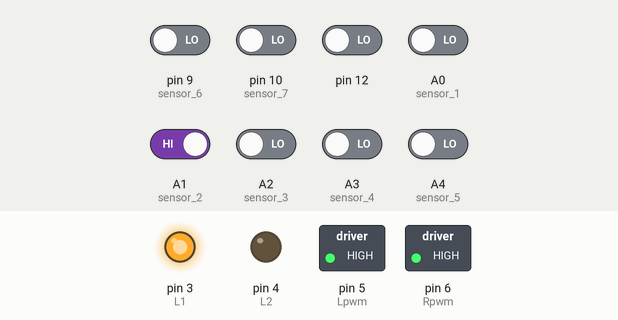
A sketch run on a simulated Arduino Uno, built with avr-gcc and run on an emulated ATmega328P. Parts: switched loads named in the sketch (green lamp = pin HIGH), output pins drawn as LEDs (lit = HIGH). Wiring (inferred from the names in the program): IR receiver: data A5. Inputs (shaded band) come from the test bench; at power-on: A1 (sensor_2) HIGH, A0 (sensor_1), A2 (sensor_3), A3 (sensor_4), A4 (sensor_5), pin 9 (sensor_6), pin 10 (sensor_7), pin 12 LOW. Pins used as bus, display or sensor lines are not drawn.

Above: at 1.4 s.
1.5 s: pin 12 driven HIGH
At 1.8 s:
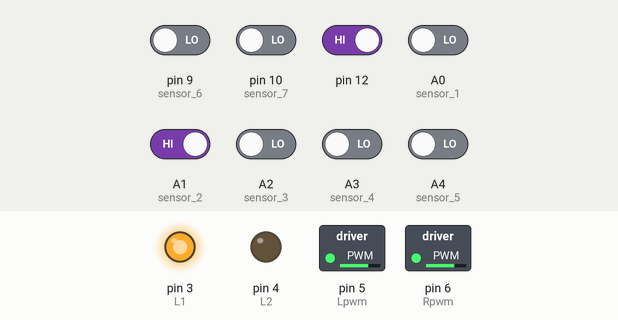
3.0 s: A0 (sensor_1) driven HIGH
At 4.2 s:
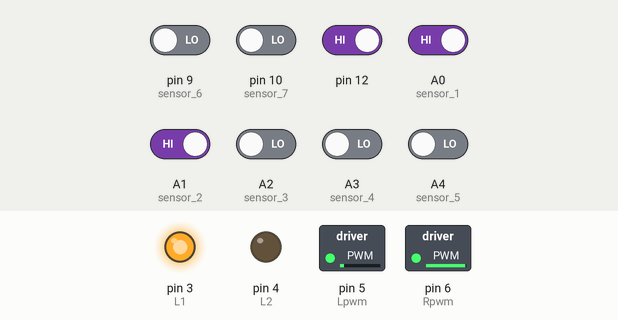
4.5 s: pin 9 (sensor_6) driven HIGH
At 5.3 s:
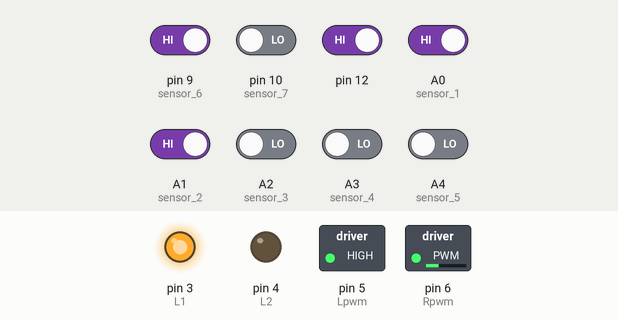
6.0 s: pin 9 (sensor_6) driven LOW
At 6.5 s:
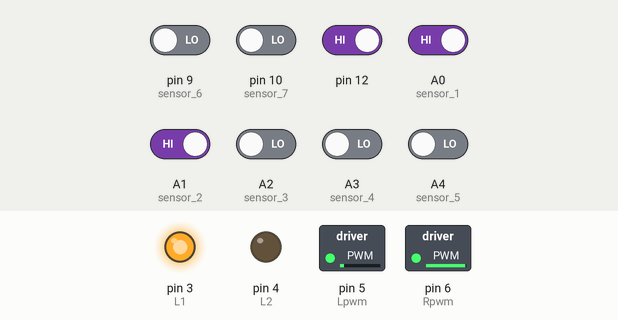
7.5 s: pin 10 (sensor_7) driven HIGH
At 8.8 s:
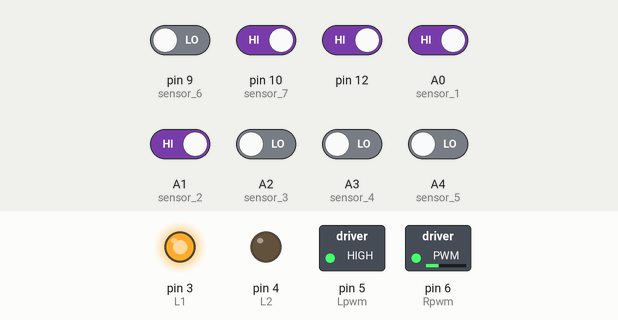
Timing chart, 0 to 10.0 s (numbered marks = the images above; inputs shaded):
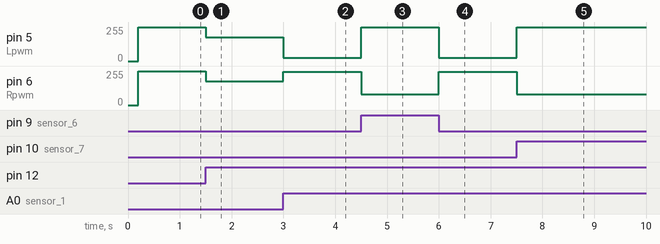

The sketch:

final_code_mandak2.ino
```cpp
float Kp=10,Ki=0,Kd=0;//80
float error=0, P=0, I=0, D=0, PID_value=0;
float previous_error=0;
int sensor[6]={0, 0, 0, 0, 0, 0};
int initial_motor_speed=255;
int hard_flag=0;
int count=0;
int zone1_flag=1;
int flag=0;

void read_sensor_values(void);
void calculate_pid(void);
void motor_control(void);
void run(char w, char d);
void check_tsop(void);
void zone1(void);
void motor_speed(int l, int r);
void linefollow_sh(void);
void linefollow1();
void linefollow();
void stop_motor();

int L1 = 3; //Left Motor Pin 1 +ve fwd
int L2 = 4; //Left Motor Pin 2 -ve bckwd
int R1 = 7; //Right Motor Pin 1 +ve fwd
int R2 = 8; //Right Motor Pin 2 -ve bckwd

int Lpwm = 5; //PWM Pin 1 Left motor
int Rpwm = 6; //PWM Pin 2 Right motor

int tsop = 0;
int s1,s2,s3,s4,s5,s6,s7,sT;
int leftmotorP=3;
int leftmotorN=4;
int rightmotorN=7;
int rightmotorP=8;
int pwmL=5;
int pwmR=6;

void run(char w, char d)
{
   if(w=='r'&&d=='f'){
            digitalWrite(R1,LOW);
            digitalWrite(R2,HIGH);
   }
  else if(w=='l'&&d=='f'){
            digitalWrite(L1,HIGH);
            digitalWrite(L2,LOW);
  }
  else if (w=='r'&&d=='b'){
            digitalWrite(R2,LOW);
            digitalWrite(R1,HIGH);
  }
  else if (w=='l'&&d=='b'){
            digitalWrite(L2,HIGH);
            digitalWrite(L1,LOW);
        }
}

void motor_speed(int l, int r)
{
    analogWrite(Lpwm,l);   //Left Motor Speed
    analogWrite(Rpwm,r);  //Right Motor Speed
}

void setup()
{
 pinMode(Lpwm,OUTPUT);
 pinMode(Rpwm,OUTPUT);
 pinMode(L1,OUTPUT);
 pinMode(L2,OUTPUT);
 pinMode(R1,OUTPUT);
 pinMode(R2,OUTPUT);
 pinMode(12,INPUT);
 pinMode(9,INPUT);
 pinMode(10,INPUT);

  pinMode(A0,INPUT); //sensor 1 //9
  pinMode(A1,INPUT); //sensor 2 //10
  pinMode(A2,INPUT); //sensor 3 //11
  pinMode(A3,INPUT); //sensor 4 //12
  pinMode(A4,INPUT); //sensor 5 //13
  pinMode(9,INPUT); //sensor 6
  pinMode(10,INPUT); //sensor 7
  pinMode(leftmotorP,OUTPUT);
  pinMode(leftmotorN,OUTPUT);
  pinMode(rightmotorP,OUTPUT);
  pinMode(rightmotorN,OUTPUT);
  pinMode(A5,INPUT);  // Tsop Sensor
  pinMode(pwmL,OUTPUT);
  pinMode(pwmR,OUTPUT);
  delay(200);

  run('l','f');
  run('r','f');

}

void loop()
{
  if(digitalRead(12)==1){
    initial_motor_speed=180;
  }
    linefollow_sh();
}

void zone1(void)
{
  s1=digitalRead(A0);
  s2=digitalRead(A1);
  s3=digitalRead(A2);
  s4=digitalRead(A3);
  s5=digitalRead(A4);
  s6=digitalRead(9);
  s7=digitalRead(10);
  sT=digitalRead(A5);
  //Serial.println(sT);
  if(sT==1)
    linefollow();
  if(sT==0) {
    // Serial.println(sT);
    analogWrite(pwmL,200*255/200);
    digitalWrite(leftmotorP,LOW);
    digitalWrite(leftmotorN,HIGH);
    analogWrite(pwmR,200*255/200);
    digitalWrite(rightmotorP,LOW);
    digitalWrite(rightmotorN,HIGH);
    delay(100);                            // delay of coming back
    analogWrite(pwmL,200*255/200);
    digitalWrite(leftmotorP,LOW);
    digitalWrite(leftmotorN,HIGH);
    analogWrite(pwmR,200*255/200);
    digitalWrite(rightmotorP,HIGH);
    digitalWrite(rightmotorN,LOW);
    delay(200);
    s1=digitalRead(A0);
    s2=digitalRead(A1);
    s3=digitalRead(A2);
    s4=digitalRead(A3);
    s5=digitalRead(A4);
    s6=digitalRead(9);
    s7=digitalRead(10);
    sT=digitalRead(A5);
    while( (s7==1)||(s6==1)||(s5==1)) {
      s1=digitalRead(A0);
      s2=digitalRead(A1);
      s3=digitalRead(A2);
      s4=digitalRead(A3);
      s5=digitalRead(A4);
      s6=digitalRead(9);
      s7=digitalRead(10);
      sT=digitalRead(A5);
    analogWrite(pwmL,200*255/200);
    digitalWrite(leftmotorP,LOW);
    digitalWrite(leftmotorN,HIGH);
    analogWrite(pwmR,200*255/200);
    digitalWrite(rightmotorP,HIGH);
    digitalWrite(rightmotorN,LOW);
    }
    linefollow1();
  }

}

void linefollow_sh()
{
    check_tsop();
    read_sensor_values();
    calculate_pid();
    motor_control();
}

void stop_motor()
{
    digitalWrite(R2,LOW);
    digitalWrite(R1,LOW);
    digitalWrite(L2,LOW);
    digitalWrite(L1,LOW);
}
void check_tsop()
{
  tsop = digitalRead(A5);
  if (tsop==0){
    stop_motor();
    delay(1000);
    run('l','b');
    run('r','b');
    motor_speed(120,120);

    delay(1000);
    run('l','f');
    run('r','b');
    motor_speed(120,120);
    delay(500);
    while(sensor[0]!=0||sensor[1]!=0||sensor[2]!=0){
      read_sensor_values();
    }
    stop_motor();
    delay(1000);
    run('l','f');
    run('r','f');
    flag+=1;

  }
}

void read_sensor_values()
{
  sensor[0]=digitalRead(A0);// Left most
  sensor[1]=digitalRead(A1);
  sensor[2]=digitalRead(A2);
  sensor[3]=digitalRead(A3);
  sensor[4]=digitalRead(A4);
  sensor[5]=digitalRead(9);
  sensor[6]=digitalRead(10);// Right most
  hard_flag=0;

  if((sensor[0]==1)&&(sensor[1]==1)&&(sensor[2]==1)&&(sensor[3]==1)&&(sensor[4]==1)&&(sensor[5]==1)&&(sensor[6]==0)){error=6;hard_flag=1;}
  //else if((sensor[0]==1)&&(sensor[1]==1)&&(sensor[2]==1)&&(sensor[3]==0)&&(sensor[4]==0)&&(sensor[5]==0)&&(sensor[6]==0)){error=20;}
  else if((sensor[0]==1)&&(sensor[1]==1)&&(sensor[2]==1)&&(sensor[3]==1)&&(sensor[4]==1)&&(sensor[5]==0)&&(sensor[6]==0)){error=4;hard_flag=1;}

  else if((sensor[0]==1)&&(sensor[1]==1)&&(sensor[2]==1)&&(sensor[3]==0)&&(sensor[4]==0)&&(sensor[5]==0)&&(sensor[6]==0)){error=10;hard_flag=1;}
  else if((sensor[0]==1)&&(sensor[1]==1)&&(sensor[2]==0)&&(sensor[3]==0)&&(sensor[4]==0)&&(sensor[5]==0)&&(sensor[6]==0)){error=10;hard_flag=1;}
  else if((sensor[0]==1)&&(sensor[1]==0)&&(sensor[2]==0)&&(sensor[3]==0)&&(sensor[4]==0)&&(sensor[5]==0)&&(sensor[6]==0)){error=10;hard_flag=1;}

  else if((sensor[0]==1)&&(sensor[1]==1)&&(sensor[2]==1)&&(sensor[3]==1)&&(sensor[4]==0)&&(sensor[5]==0)&&(sensor[6]==0)){error=3;}
  else if((sensor[0]==1)&&(sensor[1]==1)&&(sensor[2]==1)&&(sensor[3]==1)&&(sensor[4]==0)&&(sensor[5]==0)&&(sensor[6]==1)){error=2;}
  else if((sensor[0]==1)&&(sensor[1]==1)&&(sensor[2]==1)&&(sensor[3]==0)&&(sensor[4]==0)&&(sensor[5]==1)&&(sensor[6]==1)){error=0;}
  else if((sensor[0]==1)&&(sensor[1]==1)&&(sensor[2]==0)&&(sensor[3]==0)&&(sensor[4]==0)&&(sensor[5]==1)&&(sensor[6]==1)){error=0;}
  else if((sensor[0]==1)&&(sensor[1]==1)&&(sensor[2]==0)&&(sensor[3]==0)&&(sensor[4]==1)&&(sensor[5]==1)&&(sensor[6]==1)){error=0;}
  else if((sensor[0]==1)&&(sensor[1]==0)&&(sensor[2]==0)&&(sensor[3]==1)&&(sensor[4]==1)&&(sensor[5]==1)&&(sensor[6]==1)){error=-2;}
  else if((sensor[0]==0)&&(sensor[1]==0)&&(sensor[2]==0)&&(sensor[3]==1)&&(sensor[4]==1)&&(sensor[5]==1)&&(sensor[6]==1)){error=-3;}

  else if((sensor[0]==0)&&(sensor[1]==0)&&(sensor[2]==0)&&(sensor[3]==0)&&(sensor[4]==1)&&(sensor[5]==1)&&(sensor[6]==1)){error=-10;hard_flag=1;}
  else if((sensor[0]==0)&&(sensor[1]==0)&&(sensor[2]==0)&&(sensor[3]==0)&&(sensor[4]==0)&&(sensor[5]==1)&&(sensor[6]==1)){error=-10;hard_flag=1;}
  else if((sensor[0]==0)&&(sensor[1]==0)&&(sensor[2]==0)&&(sensor[3]==0)&&(sensor[4]==0)&&(sensor[5]==0)&&(sensor[6]==1)){error=-10;hard_flag=1;}

  else if((sensor[0]==0)&&(sensor[1]==0)&&(sensor[2]==1)&&(sensor[3]==1)&&(sensor[4]==1)&&(sensor[5]==1)&&(sensor[6]==1)){error=-4;hard_flag=1;}
  //else if((sensor[0]==0)&&(sensor[1]==0)&&(sensor[2]==0)&&(sensor[3]==0)&&(sensor[4]==1)&&(sensor[5]==1)&&(sensor[6]==1)){error=-20;}
  else if((sensor[0]==0)&&(sensor[1]==1)&&(sensor[2]==1)&&(sensor[3]==1)&&(sensor[4]==1)&&(sensor[5]==1)&&(sensor[6]==1)){error=-6;hard_flag=1;}
  else if((sensor[0]==1)&&(sensor[1]==1)&&(sensor[2]==1)&&(sensor[3]==1)&&(sensor[4]==1)&&(sensor[5]==1)&&(sensor[6]==1)){
    hard_flag=1;
    if(previous_error>0){error=10;}
    else if(previous_error<0){error=-10;}
  }

}

void calculate_pid()
{
    P = error;
    I = I + error;
    D = error-previous_error;

    PID_value = (Kp*P) + (Ki*I) + (Kd*D);

    previous_error=error;

}

void motor_control()
{
    // Calculating the effective motor speed:
    int left_motor_speed = initial_motor_speed+PID_value;
    int right_motor_speed = initial_motor_speed-PID_value;

    // The motor speed should not exceed the max PWM value
    // Not happening. Why???
    /*
    constrain(left_motor_speed,0,255);
    constrain(right_motor_speed,0,255);
    */
    if (hard_flag==0){
      if (left_motor_speed>255){left_motor_speed=255;}
      if (right_motor_speed>255){right_motor_speed=255;}
      if (left_motor_speed<0){left_motor_speed=0;}
      if (right_motor_speed<0){right_motor_speed=0;}
      run('l','f');
      run('r','f');
    }
    else if (hard_flag==1){
      if(left_motor_speed>255){right_motor_speed = (Kp)*(left_motor_speed - 255);run('l','f');run('r','b');}
      else if(right_motor_speed>255){left_motor_speed = (Kp)*(right_motor_speed -255);run('r','f');run('l','b');}

    }


    motor_speed(left_motor_speed, right_motor_speed);

}


// line follow function
void linefollow() {
  while(1) {
    s1=digitalRead(A0);
    s2=digitalRead(A1);
    s3=digitalRead(A2);
    s4=digitalRead(A3);
    s5=digitalRead(A4);
    s6=digitalRead(9);
    s7=digitalRead(10);
    //move straight
    if(((s1==1)&&(s2==1)&&(s3==1)&&(s4==0)&&(s5==1)&&(s6==1)&&(s7==1))||((s1==1)&&(s2==1)&&(s3==0)&&(s4==0)&&(s5==0)&&(s6==1)&&(s7==1))) {
      // Serial.println("straight");
      analogWrite(pwmL,200*255/200);
      digitalWrite(leftmotorP,HIGH);
      digitalWrite(leftmotorN,LOW);
      analogWrite(pwmR,200*255/200);
      digitalWrite(rightmotorP,HIGH);
      digitalWrite(rightmotorN,LOW);
    }
    if((s2==0)&&(s3==0)&&(s4==0)&&(s5==0)&&(s6==0)) {///////////// T junction//////////////
      // Serial.println("T");
      //turn Right
      analogWrite(pwmL,200*255/200);
      digitalWrite(leftmotorP,HIGH);
      digitalWrite(leftmotorN,LOW);
      analogWrite(pwmR,0*255/200);
      digitalWrite(rightmotorP,HIGH);
      digitalWrite(rightmotorN,LOW);

      delay(100);

    }
    //move soft right
    if((s1==1)&&(s2==1)&&(s3==1)&&(s4==0)&&(s5==0)&&(s6==1)&&(s7==1)) {
      // Serial.println("s right");
      analogWrite(pwmL,200*255/200);
      digitalWrite(leftmotorP,HIGH);
      digitalWrite(leftmotorN,LOW);
      analogWrite(pwmR,150*255/200);
      digitalWrite(rightmotorP,HIGH);
      digitalWrite(rightmotorN,LOW);
    }
    //move right
    if((s1==1)&&(s2==1)&&(s3==1)&&(s5==0)&&(s6==0)&&(s7==1)) {
      //  Serial.println("right");
      analogWrite(pwmL,200*255/200);
      digitalWrite(leftmotorP,HIGH);
      digitalWrite(leftmotorN,LOW);
      analogWrite(pwmR,100*255/200);
      digitalWrite(rightmotorP,HIGH);
      digitalWrite(rightmotorN,LOW);
    }
    //right at cross
    if((s1==1)&&(s4==0)&&(s5==0)&&(s6==0)&&(s7==0)) {
      analogWrite(pwmL,200*255/200);
      digitalWrite(leftmotorP,HIGH);
      digitalWrite(leftmotorN,LOW);
      analogWrite(pwmR,0*255/200);
      digitalWrite(rightmotorP,HIGH);
      digitalWrite(rightmotorN,LOW);
      delay(250);
    }
    //move hard right
    if((s1==1)&&(s2==1)&&(s3==1)&&(s4==1)&&(s6==0)&&(s7==0)) {
      Serial.println("h right");
      analogWrite(pwmL,200*255/200);
      digitalWrite(leftmotorP,HIGH);
      digitalWrite(leftmotorN,LOW);
      analogWrite(pwmR,0*255/200);
      digitalWrite(rightmotorP,LOW);
      digitalWrite(rightmotorN,HIGH);
    }
    //move hard hard right
    if((s1==1)&&(s2==1)&&(s3==1)&&(s4==1)&&(s5==1)&&(s6=1)&&(s7==0)) {
      //  Serial.println("h right");
      analogWrite(pwmL,200*255/200);
      digitalWrite(leftmotorP,HIGH);
      digitalWrite(leftmotorN,LOW);
      analogWrite(pwmR,0*255/200);
      digitalWrite(rightmotorP,HIGH);
      digitalWrite(rightmotorN,LOW);
    }
    //move soft left
    if((s1==1)&&(s2==1)&&(s3==0)&&(s4==0)&&(s5==1)&&(s6==1)&&(s7==1)) {
      //  Serial.println("s left");
      analogWrite(pwmL,150*255/200);
      digitalWrite(leftmotorP,HIGH);
      digitalWrite(leftmotorN,LOW);
      analogWrite(pwmR,200*255/200);
      digitalWrite(rightmotorP,HIGH);
      digitalWrite(rightmotorN,LOW);
    }
    //move left
    if((s1==1)&&(s2==0)&&(s3==0)&&(s5==1)&&(s6==1)&&(s7==1)) {
      //  Serial.println("left");
      analogWrite(pwmL,100*255/200);
      digitalWrite(leftmotorP,HIGH);
      digitalWrite(leftmotorN,LOW);
      analogWrite(pwmR,200*255/200);
      digitalWrite(rightmotorP,HIGH);
      digitalWrite(rightmotorN,LOW);
    }
    // left at cross
    if((s1==0)&&(s2==0)&&(s3==0)&&(s4==0)&&(s7==1)) {
      analogWrite(pwmL,100*255/200);
      digitalWrite(leftmotorP,LOW);
      digitalWrite(leftmotorN,HIGH);
      analogWrite(pwmR,200*255/200);
      digitalWrite(rightmotorP,HIGH);
      digitalWrite(rightmotorN,LOW);
      delay(250);
    }
    //move hard left
    if((s1==0)&&(s2==0)&&(s4==1)&&(s5==1)&&(s6==1)&&(s7==1)) {
      //  Serial.println("h left");
      analogWrite(pwmL,0*255/200);
      digitalWrite(leftmotorP,LOW);
      digitalWrite(leftmotorN,HIGH);
      analogWrite(pwmR,200*255/200);
      digitalWrite(rightmotorP,HIGH);
      digitalWrite(rightmotorN,LOW);
    }
    // hard hard left
    if((s1==0)&&(s2==1)&&(s3==1)&&(s4==1)&&(s5==1)&&(s6==1)&&(s7==1)) {
      //  Serial.println("h left");
      analogWrite(pwmL,200*255/200);
      digitalWrite(leftmotorP,LOW);
      digitalWrite(leftmotorN,HIGH);
      analogWrite(pwmR,200*255/200);
      digitalWrite(rightmotorP,HIGH);
      digitalWrite(rightmotorN,LOW);
    }
    if (sT==1)
      break;
  }
}


// ///////////////////////////////////////////line follow1 function for line following after detecting obstacle////////////////////////////////////////////////////////////////////////

void linefollow1() {
  while(1) {
    s1=digitalRead(A0);
    s2=digitalRead(A1);
    s3=digitalRead(A2);
    s4=digitalRead(A3);
    s5=digitalRead(A4);
    s6=digitalRead(9);
    s7=digitalRead(10);
    //move straight
    if(((s1==1)&&(s2==1)&&(s3==1)&&(s4==0)&&(s5==1)&&(s6==1)&&(s7==1))||((s1==1)&&(s2==1)&&(s3==0)&&(s4==0)&&(s5==0)&&(s6==1)&&(s7==1))) {
      //Serial.println("straight");
      analogWrite(pwmL,200*255/200);
      digitalWrite(leftmotorP,HIGH);
      digitalWrite(leftmotorN,LOW);
      analogWrite(pwmR,200*255/200);
      digitalWrite(rightmotorP,HIGH);
      digitalWrite(rightmotorN,LOW);
    }
    if(((s2==0)&&(s3==0)&&(s4==0)&&(s5==0))&&(s6==0)) {// T junction
      //Serial.println("T");
      //turn Right
      analogWrite(pwmL,200*255/200);
      digitalWrite(leftmotorP,HIGH);
      digitalWrite(leftmotorN,LOW);
      analogWrite(pwmR,150*255/200);
      digitalWrite(rightmotorP,LOW);
      digitalWrite(rightmotorN,HIGH);
      delay(100);
    }
    // left at cross break
    if((s1==0)&&(s2==0)&&(s3==0)&&(s4==0)&&(s7==1)) {
      analogWrite(pwmL,200*255/200);
      digitalWrite(leftmotorP,HIGH);
      digitalWrite(leftmotorN,LOW);
      analogWrite(pwmR,200*255/200);
      digitalWrite(rightmotorP,HIGH);
      digitalWrite(rightmotorN,LOW);
      delay(250);
      break;
    }
    //move soft right
    if((s1==1)&&(s2==1)&&(s3==1)&&(s4==0)&&(s5==0)&&(s6==1)&&(s7==1)) {
      //Serial.println("s right");
      analogWrite(pwmL,200*255/200);
      digitalWrite(leftmotorP,HIGH);
      digitalWrite(leftmotorN,LOW);
      analogWrite(pwmR,150*255/200);
      digitalWrite(rightmotorP,HIGH);
      digitalWrite(rightmotorN,LOW);
    }
    //move right
    if((s1==1)&&(s2==1)&&(s3==1)&&(s5==0)&&(s6==0)&&(s7==1)) {
      //Serial.println("right");
      analogWrite(pwmL,200*255/200);
      digitalWrite(leftmotorP,HIGH);
      digitalWrite(leftmotorN,LOW);
      analogWrite(pwmR,100*255/200);
      digitalWrite(rightmotorP,HIGH);
      digitalWrite(rightmotorN,LOW);
    }
    //right at cross
    if((s1==1)&&(s4==0)&&(s5==0)&&(s6==0)&&(s7==0)) {
      analogWrite(pwmL,200*255/200);
      digitalWrite(leftmotorP,HIGH);
      digitalWrite(leftmotorN,LOW);
      analogWrite(pwmR,100*255/200);
      digitalWrite(rightmotorP,LOW);
      digitalWrite(rightmotorN,HIGH);
      delay(250);
    }
    //move hard right
    if((s1==1)&&(s2==1)&&(s3==1)&&(s4==1)&&(s6==0)&&(s7==0)) {
      //Serial.println("h right");
      analogWrite(pwmL,200*255/200);
      digitalWrite(leftmotorP,HIGH);
      digitalWrite(leftmotorN,LOW);
      analogWrite(pwmR,0*255/200);
      digitalWrite(rightmotorP,LOW);
      digitalWrite(rightmotorN,HIGH);
    }
    //move hard hard right
    if((s1==1)&&(s2==1)&&(s3==1)&&(s4==1)&&(s5==1)&&(s6=1)&&(s7==0)) {
      //Serial.println("h right");
      analogWrite(pwmL,200*255/200);
      digitalWrite(leftmotorP,HIGH);
      digitalWrite(leftmotorN,LOW);
      analogWrite(pwmR,200*255/200);
      digitalWrite(rightmotorP,LOW);
      digitalWrite(rightmotorN,HIGH);
    }
    //move soft left
    if((s1==1)&&(s2==1)&&(s3==0)&&(s4==0)&&(s5==1)&&(s6==1)&&(s7==1)) {
      //Serial.println("s left");
      analogWrite(pwmL,150*255/200);
      digitalWrite(leftmotorP,HIGH);
      digitalWrite(leftmotorN,LOW);
      analogWrite(pwmR,200*255/200);
      digitalWrite(rightmotorP,HIGH);
      digitalWrite(rightmotorN,LOW);
    }
    //move left
    if((s1==1)&&(s2==0)&&(s3==0)&&(s5==1)&&(s6==1)&&(s7==1)) {
      //Serial.println("left");
      analogWrite(pwmL,100*255/200);
      digitalWrite(leftmotorP,HIGH);
      digitalWrite(leftmotorN,LOW);
      analogWrite(pwmR,200*255/200);
      digitalWrite(rightmotorP,HIGH);
      digitalWrite(rightmotorN,LOW);
    }
    //move hard left
    if((s1==0)&&(s2==0)&&(s4==1)&&(s5==1)&&(s6==1)&&(s7==1)) {
      //Serial.println("h left");
      analogWrite(pwmL,0*255/200);
      digitalWrite(leftmotorP,LOW);
      digitalWrite(leftmotorN,HIGH);
      analogWrite(pwmR,200*255/200);
      digitalWrite(rightmotorP,HIGH);
      digitalWrite(rightmotorN,LOW);
    }
    // hard hard left
    if((s1==0)&&(s2==1)&&(s3==1)&&(s4==1)&&(s5==1)&&(s6==1)&&(s7==1)) {
      //Serial.println("h left");
      analogWrite(pwmL,200*255/200);
      digitalWrite(leftmotorP,LOW);
      digitalWrite(leftmotorN,HIGH);
      analogWrite(pwmR,200*255/200);
      digitalWrite(rightmotorP,HIGH);
      digitalWrite(rightmotorN,LOW);
    }
    if (sT==1)
      break;
  }
}
```

Measured:
- after the input at 1.5 s, pin 5 (Lpwm), pin 6 (Rpwm): 255/255 → 180/255 at once
- after the input at 3.0 s, pin 5 (Lpwm): 180/255 → 24/255 at once; pin 6 (Rpwm): 180/255 → 250/255 at once
- after the input at 4.5 s, pin 5 (Lpwm): 24/255 → 255/255 at once; pin 6 (Rpwm): 250/255 → 80/255 at once
- after the input at 6.0 s, pin 5 (Lpwm): 255/255 → 24/255 at once; pin 6 (Rpwm): 80/255 → 250/255 at once
- after the input at 7.5 s, pin 5 (Lpwm): 24/255 → 255/255 at once; pin 6 (Rpwm): 250/255 → 80/255 at once
